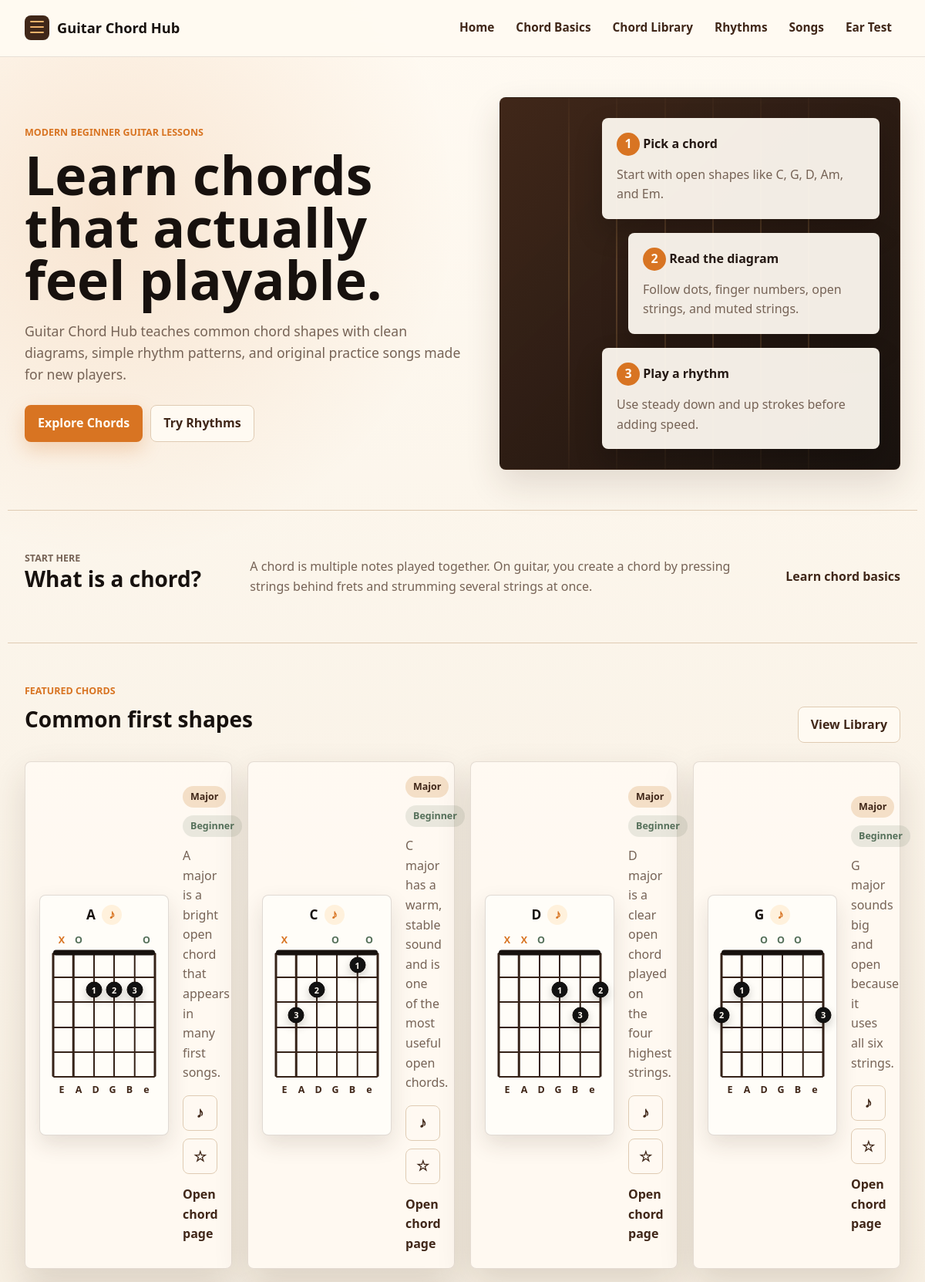
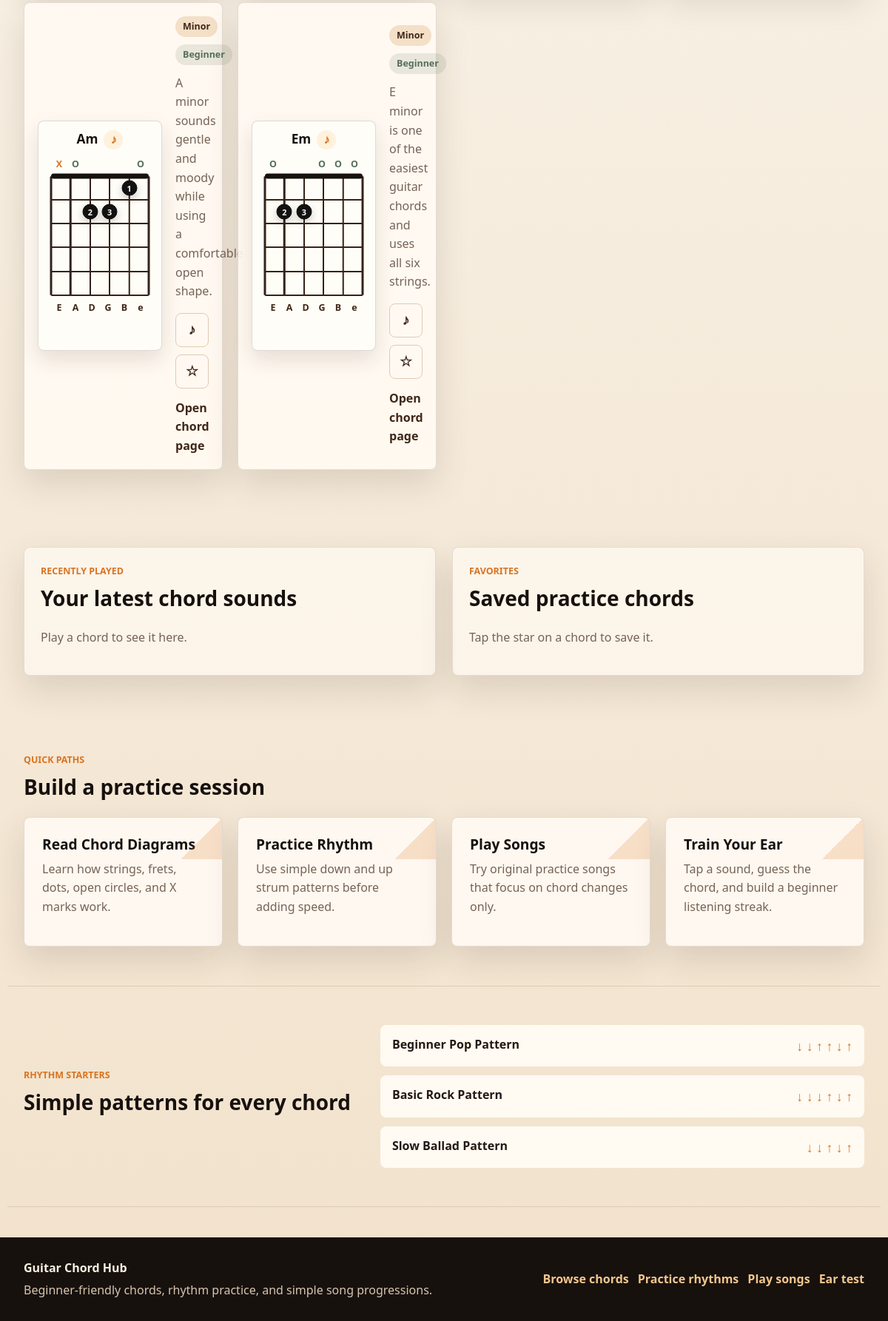
The page / on the database its author committed (2 pictures, top to bottom).
### tables this page shows
CREATE TABLE chords (
    id INTEGER PRIMARY KEY AUTOINCREMENT,
    name TEXT NOT NULL UNIQUE,
    category TEXT NOT NULL,
    difficulty TEXT NOT NULL,
    description TEXT NOT NULL,
    practice_tip TEXT NOT NULL,
    is_featured INTEGER NOT NULL DEFAULT 0,
    sort_order INTEGER NOT NULL DEFAULT 100,
    recommended_next_chord_id INTEGER,
    FOREIGN KEY (recommended_next_chord_id) REFERENCES chords (id)
);

CREATE TABLE chord_positions (
    id INTEGER PRIMARY KEY AUTOINCREMENT,
    chord_id INTEGER NOT NULL,
    string_number INTEGER NOT NULL,
    fret_number INTEGER,
    finger_number INTEGER,
    string_state TEXT NOT NULL,
    FOREIGN KEY (chord_id) REFERENCES chords (id),
    UNIQUE (chord_id, string_number),
    CHECK (string_number BETWEEN 1 AND 6),
    CHECK (string_state IN ('muted', 'open', 'fretted'))
);

CREATE TABLE rhythms (
    id INTEGER PRIMARY KEY AUTOINCREMENT,
    name TEXT NOT NULL UNIQUE,
    difficulty TEXT NOT NULL,
    pattern TEXT NOT NULL,
    description TEXT NOT NULL,
    practice_tip TEXT NOT NULL
);

### app.py (the view)
    @app.route("/")
    def home():
        connection = db.get_db()
        featured_rows = connection.execute(
            """
            SELECT id, name, category, difficulty, description
            FROM chords
            WHERE is_featured = 1
            ORDER BY sort_order
            LIMIT 6
            """
        ).fetchall()
        featured_chords = attach_positions(connection, featured_rows)
        learning_cards = [
            {
                "title": "Read Chord Diagrams",
                "text": "Learn how strings, frets, dots, open circles, and X marks work.",
                "url": "about_chords",
            },
            {
                "title": "Practice Rhythm",
                "text": "Use simple down and up strum patterns before adding speed.",
                "url": "rhythms",
            },
            {
                "title": "Play Songs",
                "text": "Try original practice songs that focus on chord changes only.",
                "url": "songs",
            },
            {
                "title": "Train Your Ear",
                "text": "Tap a sound, guess the chord, and build a beginner listening streak.",
                "url": "ear_test",
            },
        ]
        rhythms = connection.execute(
            """
            SELECT id, name, pattern, difficulty
            FROM rhythms
            ORDER BY id
            LIMIT 3
            """
        ).fetchall()
        return render_template(
            "home.html",
            featured_chords=featured_chords,
            learning_cards=learning_cards,
            rhythms=rhythms,
        )

### app.py (called while the page is built)
def prepare_position(row):
    position = dict(row)
    position["display_index"] = 7 - position["string_number"]
    position["string_name"] = STRING_NAMES[position["string_number"]]
    position["left_percent"] = (position["display_index"] - 1) * 20
    position["marker"] = ""
    if position["string_state"] == "muted":
        position["marker"] = "X"
    elif position["string_state"] == "open":
        position["marker"] = "O"
    elif position["fret_number"] is not None:
        position["top_percent"] = (position["fret_number"] - 0.5) * 20
    return position

def audio_filename_for_chord(chord):
    if chord["category"] == "Major":
        return f"{chord['name']}_major.wav"
    return f"{chord['name']}.wav"

def attach_audio(chord):
    chord["audio_filename"] = audio_filename_for_chord(chord)
    chord["audio_url"] = url_for(
        "static",
        filename=f"audio/chords/{chord['audio_filename']}",
    )
    return chord

def attach_positions(connection, chord_rows):
    chords = [dict(row) for row in chord_rows]
    if not chords:
        return chords
    chord_ids = [chord["id"] for chord in chords]
    placeholders = ", ".join("?" for _ in chord_ids)
    position_rows = connection.execute(
        f"""
        SELECT chord_id, string_number, fret_number, finger_number, string_state
        FROM chord_positions
        WHERE chord_id IN ({placeholders})
        ORDER BY chord_id, string_number DESC
        """,
        chord_ids,
    ).fetchall()
    positions_by_chord = {}
    for row in position_rows:
        position = prepare_position(row)
        positions_by_chord.setdefault(row["chord_id"], []).append(position)
    for chord in chords:
        chord["positions"] = positions_by_chord.get(chord["id"], [])
        attach_audio(chord)
    return chords

### db.py (called while the page is built)
def get_db():
    if "db" not in g:
        g.db = sqlite3.connect(current_app.config["DATABASE"])
        g.db.row_factory = sqlite3.Row
    return g.db

### templates/home.html (shortened to what this page needs)
{% extends "base.html" %}
{% block content %}
<section class="hero">
    <div class="hero-copy">
        <p class="eyebrow">Modern beginner guitar lessons</p>
        <h1>Learn chords that actually feel playable.</h1>
        <p class="hero-text">
            Guitar Chord Hub teaches common chord shapes with clean diagrams, simple
            rhythm patterns, and original practice songs made for new players.
        </p>
        <div class="hero-actions">
            <a class="button primary-button" href="{{ url_for('chords') }}">Explore Chords</a>
            <a class="button secondary-button" href="{{ url_for('rhythms') }}">Try Rhythms</a>
        </div>
    </div>
    <div class="hero-panel" aria-label="Guitar chord learning preview">
        <div class="guitar-head" aria-hidden="true">
            <span></span>
            <span></span>
        </div>
        <div class="hero-card-stack">
            <div class="lesson-tile">
                <span class="lesson-icon">1</span>
                <strong>Pick a chord</strong>
                <p>Start with open shapes like C, G, D, Am, and Em.</p>
            </div>
            <div class="lesson-tile offset">
                <span class="lesson-icon">2</span>
                <strong>Read the diagram</strong>
                <p>Follow dots, finger numbers, open strings, and muted strings.</p>
            </div>
            <div class="lesson-tile">
                <span class="lesson-icon">3</span>
                <strong>Play a rhythm</strong>
                <p>Use steady down and up strokes before adding speed.</p>
            </div>
        </div>
    </div>
</section>
<section class="content-section intro-strip">
    <div>
        <p class="eyebrow">Start here</p>
        <h2>What is a chord?</h2>
    </div>
    <p>
        A chord is multiple notes played together. On guitar, you create a chord by
        pressing strings behind frets and strumming several strings at once.
    </p>
    <a class="text-link" href="{{ url_for('about_chords') }}">Learn chord basics</a>
</section>
<section class="content-section">
    <div class="section-heading split-heading">
        <div>
            <p class="eyebrow">Featured chords</p>
            <h2>Common first shapes</h2>
        </div>
        <a class="button secondary-button" href="{{ url_for('chords') }}">View Library</a>
    </div>
    <div class="chord-grid">
        {% for chord in featured_chords %}
            <article
                class="chord-card"
                data-chord-card
                data-chord-id="{{ chord['id'] }}"
                data-chord-name="{{ chord['name'] }}"
                data-chord-category="{{ chord['category'] }}"
                data-chord-difficulty="{{ chord['difficulty'] }}"
                data-audio-url="{{ chord['audio_url'] }}"
            >
                {% set diagram_chord = chord %}
                {% set diagram_positions = chord["positions"] %}
                {% set diagram_size = "mini" %}
                {% include "_chord_diagram.html" %}
                <div class="card-body">
                    <div class="badge-row">
                        <span class="category-badge">{{ chord["category"] }}</span>
                        <span class="difficulty-badge">{{ chord["difficulty"] }}</span>
                    </div>
                    <p>{{ chord["description"] }}</p>
                    <div class="card-controls">
                        <button
                            class="icon-button play-mini-button"
                            type="button"
                            data-chord-play
                            data-chord-id="{{ chord['id'] }}"
                            data-chord-name="{{ chord['name'] }}"
                            data-chord-category="{{ chord['category'] }}"
                            data-chord-difficulty="{{ chord['difficulty'] }}"
                            data-audio-url="{{ chord['audio_url'] }}"
                            aria-label="Play {{ chord['name'] }} chord"
                        >
                            <span aria-hidden="true">♪</span>
                        </button>
                        <button
                            class="icon-button favorite-button"
                            type="button"
                            data-favorite-chord
                            data-chord-id="{{ chord['id'] }}"
                            data-chord-name="{{ chord['name'] }}"
                            data-chord-category="{{ chord['category'] }}"
                            data-chord-difficulty="{{ chord['difficulty'] }}"
                            data-audio-url="{{ chord['audio_url'] }}"
                            aria-label="Save {{ chord['name'] }} as a favorite chord"
                        >
                            <span aria-hidden="true">☆</span>
                        </button>
                    </div>
                    <a class="text-link" href="{{ url_for('chord_detail', chord_id=chord['id']) }}">Open chord page</a>
                </div>
            </article>
        {% endfor %}
    </div>
</section>
<section class="content-section audio-shelves">
    <div class="audio-shelf">
        <div class="section-heading">
            <p class="eyebrow">Recently played</p>
            <h2>Your latest chord sounds</h2>
        </div>
        <div class="stored-chord-list" data-recent-chords>
        </div>
    </div>
    <div class="audio-shelf">
        <div class="section-heading">
            <p class="eyebrow">Favorites</p>
            <h2>Saved practice chords</h2>
        </div>
        <div class="stored-chord-list" data-favorite-chords>
        </div>
    </div>
</section>
<section class="content-section">
    <div class="section-heading">
        <p class="eyebrow">Quick paths</p>
        <h2>Build a practice session</h2>
    </div>
    <div class="learning-grid">
        {% for card in learning_cards %}
            <a class="learning-card" href="{{ url_for(card['url']) }}">
                <span class="corner-accent"></span>
                <h3>{{ card["title"] }}</h3>
                <p>{{ card["text"] }}</p>
            </a>
        {% endfor %}
    </div>
</section>
<section class="content-section rhythm-preview">
    <div>
        <p class="eyebrow">Rhythm starters</p>
        <h2>Simple patterns for every chord</h2>
    </div>
    <div class="rhythm-preview-list">
        {% for rhythm in rhythms %}
            <article>
                <strong>{{ rhythm["name"] }}</strong>
                <span>{{ rhythm["pattern"] }}</span>
            </article>
        {% endfor %}
    </div>
</section>
{% endblock %}

### templates/base.html (shortened to what this page needs)
<!doctype html>
<html lang="en">
<head>
    <link rel="stylesheet" href="{{ url_for('static', filename='style.css') }}">
</head>
<body>
    <header class="site-header">
        <nav class="nav" aria-label="Main navigation">
            <a class="brand" href="{{ url_for('home') }}">
                <span class="brand-mark" aria-hidden="true">
                    <span></span>
                    <span></span>
                    <span></span>
                </span>
                <span>Guitar Chord Hub</span>
            </a>
            <div class="nav-links">
                <a href="{{ url_for('home') }}">Home</a>
                <a href="{{ url_for('about_chords') }}">Chord Basics</a>
                <a href="{{ url_for('chords') }}">Chord Library</a>
                <a href="{{ url_for('rhythms') }}">Rhythms</a>
                <a href="{{ url_for('songs') }}">Songs</a>
                <a href="{{ url_for('ear_test') }}">Ear Test</a>
            </div>
        </nav>
    </header>
    <main>
        {% block content %}{% endblock %}
    </main>
    <footer class="site-footer">
        <div class="footer-inner">
            <div>
                <strong>Guitar Chord Hub</strong>
                <p>Beginner-friendly chords, rhythm practice, and simple song progressions.</p>
            </div>
            <div class="footer-links">
                <a href="{{ url_for('chords') }}">Browse chords</a>
                <a href="{{ url_for('rhythms') }}">Practice rhythms</a>
                <a href="{{ url_for('songs') }}">Play songs</a>
                <a href="{{ url_for('ear_test') }}">Ear test</a>
            </div>
        </div>
    </footer>
</body>
</html>

### templates/_chord_diagram.html (shortened to what this page needs)
<div
    class="chord-diagram {{ diagram_size|default('') }}"
    role="button"
    tabindex="0"
    data-chord-trigger
    data-chord-id="{{ diagram_chord['id'] }}"
    data-chord-name="{{ diagram_chord['name'] }}"
    data-chord-category="{{ diagram_chord['category'] }}"
    data-chord-difficulty="{{ diagram_chord['difficulty'] }}"
    data-audio-url="{{ diagram_chord['audio_url'] }}"
    aria-label="Play {{ diagram_chord['name'] }} chord"
>
    <div class="diagram-title-row">
        <h3>{{ diagram_chord["name"] }}</h3>
        <span class="sound-glyph" aria-hidden="true">♪</span>
    </div>
    <div class="string-status-row" aria-hidden="true">
        {% for position in diagram_positions %}
            <span class="string-status {{ position['string_state'] }}">
                {{ position["marker"] }}
            </span>
        {% endfor %}
    </div>
    <div class="fretboard" aria-label="{{ diagram_chord['name'] }} chord diagram">
        {% for string_index in range(1, 7) %}
            <span class="string-line" style="left: {{ (string_index - 1) * 20 }}%;"></span>
        {% endfor %}
        {% for fret_index in range(0, 6) %}
            <span class="fret-line {% if fret_index == 0 %}nut{% endif %}" style="top: {{ fret_index * 20 }}%;"></span>
        {% endfor %}
        {% for position in diagram_positions if position["string_state"] == "fretted" %}
            <span
                class="finger-dot"
                style="left: {{ position['left_percent'] }}%; top: {{ position['top_percent'] }}%;"
            >
                {{ position["finger_number"] }}
            </span>
        {% endfor %}
    </div>
    <div class="string-name-row" aria-hidden="true">
        {% for position in diagram_positions %}
            <span>{{ position["string_name"] }}</span>
        {% endfor %}
    </div>
</div>

### rows shown on the page
chords: name "A", category "Major", difficulty "Beginner", description "A major is a bright open chord that appears in many first songs."
chord_positions: marker "X", string_name "E"
chord_positions: marker "O", string_name "A"
chord_positions: marker "O", string_name "e"
chord_positions: finger_number "1", string_name "D"
chord_positions: finger_number "2", string_name "G"
chord_positions: finger_number "3", string_name "B"
chords: name "C", category "Major", difficulty "Beginner", description "C major has a warm, stable sound and is one of the most useful open chords."
chord_positions: marker "X", string_name "E"
chord_positions: marker "O", string_name "G"
chord_positions: marker "O", string_name "e"
chord_positions: finger_number "3", string_name "A"
chord_positions: finger_number "2", string_name "D"
chord_positions: finger_number "1", string_name "B"
chords: name "D", category "Major", difficulty "Beginner", description "D major is a clear open chord played on the four highest strings."
chord_positions: marker "X", string_name "E"
chord_positions: marker "X", string_name "A"
chord_positions: marker "O", string_name "D"
chord_positions: finger_number "1", string_name "G"
chord_positions: finger_number "3", string_name "B"
chord_positions: finger_number "2", string_name "e"
chords: name "G", category "Major", difficulty "Beginner", description "G major sounds big and open because it uses all six strings."
chord_positions: marker "O", string_name "D"
chord_positions: marker "O", string_name "G"
chord_positions: marker "O", string_name "B"
chord_positions: finger_number "2", string_name "E"
chord_positions: finger_number "1", string_name "A"
chord_positions: finger_number "3", string_name "e"
chords: name "Am", category "Minor", difficulty "Beginner", description "A minor sounds gentle and moody while using a comfortable open shape."
chord_positions: marker "X", string_name "E"
chord_positions: marker "O", string_name "A"
chord_positions: marker "O", string_name "e"
chord_positions: finger_number "2", string_name "D"
chord_positions: finger_number "3", string_name "G"
chord_positions: finger_number "1", string_name "B"
chords: name "Em", category "Minor", difficulty "Beginner", description "E minor is one of the easiest guitar chords and uses all six strings."
chord_positions: marker "O", string_name "E"
chord_positions: marker "O", string_name "G"
chord_positions: marker "O", string_name "B"
chord_positions: marker "O", string_name "e"
chord_positions: finger_number "2", string_name "A"
chord_positions: finger_number "3", string_name "D"
rhythms: name "Beginner Pop Pattern", pattern "↓ ↓ ↑ ↑ ↓ ↑"
rhythms: name "Basic Rock Pattern", pattern "↓ ↓ ↓ ↑ ↓ ↑"
rhythms: name "Slow Ballad Pattern", pattern "↓ ↓ ↑ ↓ ↑"

### other values the page prints
{{ card["title"] }} "Read Chord Diagrams" "Practice Rhythm" "Play Songs" "Train Your Ear"
{{ card["text"] }} "Learn how strings, frets, dots, open circles, and X marks work." "Use simple down and up strum patterns before adding speed." "Try original practice songs that focus on chord changes only." "Tap a sound, guess the chord, and build a beginner listening streak."
